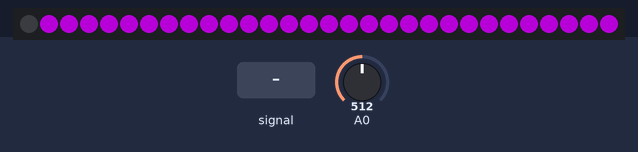
Recording of a sketch running on a simulated Arduino Uno, built with avr-gcc and run on an emulated ATmega328P. Parts: 30 RGB LEDs in strip order, left to right. Inputs (shaded band) come from the test bench; at power-on: A0 = 512. Dim RGB values are drawn brighter than linear; random numbers use the default seed unless the sketch sets one.

Above: at 1.2 s.
1.3 s: A0 set to 108
2.8 s: A0 set to 92
At 3.9 s:
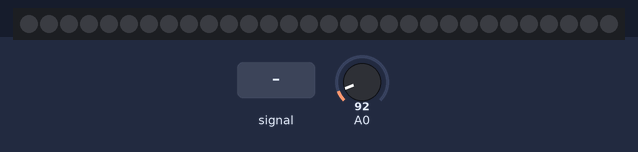
4.3 s: A0 fed a 200 Hz sine of ±81 counts around its level
At 5.41 s:
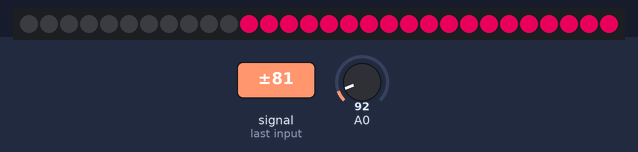
7.3 s: A0 set to 110
At 8.1 s:
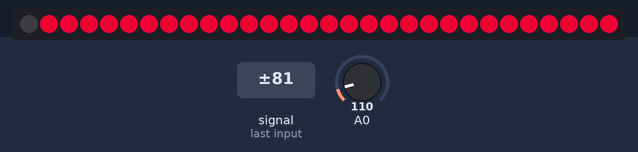
8.8 s: A0 fed a 200 Hz sine of ±81 counts around its level
At 10.23 s:
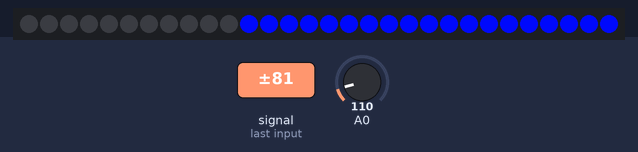
11.8 s: A0 set to 90
At 12.9 s:
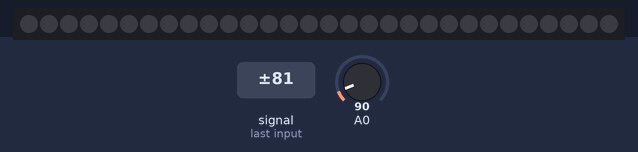
Timing chart, 0 to 14.3 s (numbered marks = the images above; inputs shaded):
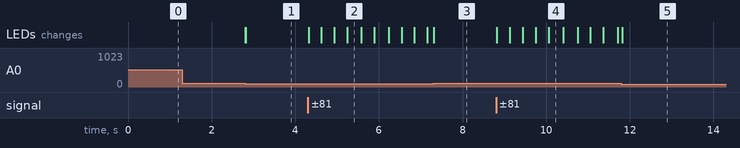

The sketch:

Arduino_Vu_Meter.ino
```cpp
#include <Adafruit_NeoPixel.h>
#ifdef AVR
#include <avr/power.h>
#endif

int outputValue=0;
int rememberOutputValue;
int randNumber;
int counter=0;
int loopCounter=0;

#define PIN            6
#define NUMPIXELS      30

Adafruit_NeoPixel pixels = Adafruit_NeoPixel(NUMPIXELS, PIN, NEO_GRB + NEO_KHZ800);

void setup()
{
  // put your setup code here, to run once:
  pixels.begin();
  randomSeed(analogRead(0));
  Serial.begin(9600);
}

uint32_t Wheel(byte WheelPos)
{
  WheelPos = 255 - WheelPos;
  if(WheelPos < 85) {
    return pixels.Color(255 - WheelPos * 3, 0, WheelPos * 3,0);
  }
  if(WheelPos < 170) {
    WheelPos -= 85;
    return pixels.Color(0, WheelPos * 3, 255 - WheelPos * 3,0);
  }
  WheelPos -= 170;
  return pixels.Color(WheelPos * 3, 255 - WheelPos * 3, 0,0);
}


void loop()
{

   int sensorValue;
   counter=0;

   for (int i=0; i < 100; i++)
   {
    sensorValue = analogRead(A0);
    if(sensorValue > 100)
      counter++;
   }


  if(map(counter, 10, 60, 80, 80) > outputValue)
  {
    outputValue = map(counter, 00, 40, 0, 40);
  }
  else if(loopCounter%2==0)
  {
    outputValue-=1;
  }

  if(outputValue<0)
  {
    outputValue=0;
  }
  if(outputValue>60)
  {
    outputValue=60;
  }


  if(loopCounter% 100 == 0)
  {
    randNumber = random(255);
  }
  loopCounter++;

 for(int i=NUMPIXELS;i >=0;i--){

    pixels.setPixelColor(i, pixels.Color(0,0,0, 255));

  }

 if(rememberOutputValue != outputValue){
  for(int i=60;i > (60-outputValue) || (outputValue == 20 && i == 0);i--){
  pixels.setPixelColor(i, Wheel((randNumber) & 255));
 }

   pixels.show();
}
   rememberOutputValue = outputValue;
}
```

Measured:
- the behaviour switches between 101 and 100 on A0 (found by bisection; images 0 and 1)
- after the input at 1.3 s, every drawn part: stays the same
- after the input at 2.8 s, the LEDs: first change at once (image 1 shows a later state)
- after the input at 4.3 s, the LEDs: first change at once (image 2 shows a later state)
- after the input at 8.8 s, the LEDs: first change at once (image 4 shows a later state)
